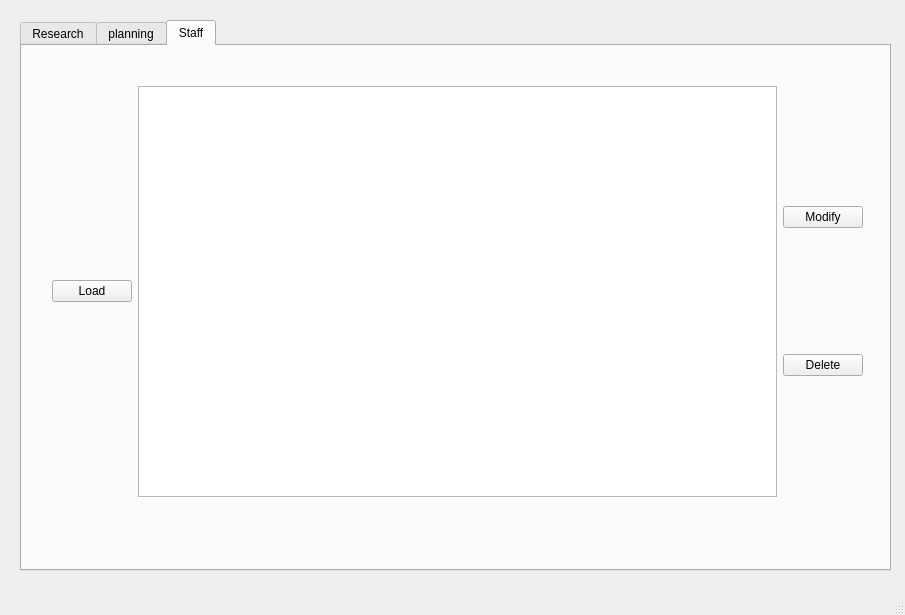
<?xml version="1.0" encoding="UTF-8"?>
<ui version="4.0">
 <class>MainWindow</class>
 <widget class="QMainWindow" name="MainWindow">
  <property name="geometry">
   <rect>
    <x>0</x>
    <y>0</y>
    <width>905</width>
    <height>615</height>
   </rect>
  </property>
  <property name="windowTitle">
   <string>MainWindow</string>
  </property>
  <widget class="QWidget" name="centralwidget">
   <widget class="QWidget" name="gridLayoutWidget">
    <property name="geometry">
     <rect>
      <x>20</x>
      <y>20</y>
      <width>871</width>
      <height>551</height>
     </rect>
    </property>
    <layout class="QGridLayout" name="gridLayout">
     <item row="0" column="0">
      <widget class="QTabWidget" name="tabW_Personnel">
       <property name="currentIndex">
        <number>2</number>
       </property>
       <widget class="QWidget" name="Research">
        <attribute name="title">
         <string>Research</string>
        </attribute>
        <widget class="QWidget" name="horizontalLayoutWidget">
         <property name="geometry">
          <rect>
           <x>110</x>
           <y>40</y>
           <width>511</width>
           <height>41</height>
          </rect>
         </property>
         <layout class="QHBoxLayout" name="horizontalLayout">
          <item>
           <widget class="QLineEdit" name="LE_Firstname">
            <property name="text">
             <string/>
            </property>
           </widget>
          </item>
          <item>
           <widget class="QLineEdit" name="LE_Lastname">
            <property name="text">
             <string/>
            </property>
           </widget>
          </item>
          <item>
           <widget class="QLineEdit" name="LE_ID">
            <property name="text">
             <string/>
            </property>
           </widget>
          </item>
          <item>
           <widget class="QPushButton" name="Btn_ResearchBy">
            <property name="text">
             <string>Research</string>
            </property>
           </widget>
          </item>
         </layout>
        </widget>
        <widget class="QWidget" name="horizontalLayoutWidget_2">
         <property name="geometry">
          <rect>
           <x>160</x>
           <y>90</y>
           <width>317</width>
           <height>31</height>
          </rect>
         </property>
         <layout class="QHBoxLayout" name="horizontalLayout_2">
          <item>
           <widget class="QLabel" name="LabelFrom">
            <property name="text">
             <string>from</string>
            </property>
           </widget>
          </item>
          <item>
           <widget class="QDateEdit" name="dateBeginning">
            <property name="displayFormat">
             <string>yyyy-MM-dd</string>
            </property>
           </widget>
          </item>
          <item>
           <widget class="QLabel" name="labelTo">
            <property name="text">
             <string>to</string>
            </property>
           </widget>
          </item>
          <item>
           <widget class="QDateEdit" name="dateEnd">
            <property name="displayFormat">
             <string notr="true">yyyy-MM-dd</string>
            </property>
           </widget>
          </item>
         </layout>
        </widget>
        <widget class="QTableView" name="tableView">
         <property name="geometry">
          <rect>
           <x>30</x>
           <y>140</y>
           <width>651</width>
           <height>321</height>
          </rect>
         </property>
        </widget>
        <widget class="QPushButton" name="Btn_Load">
         <property name="geometry">
          <rect>
           <x>310</x>
           <y>470</y>
           <width>93</width>
           <height>28</height>
          </rect>
         </property>
         <property name="text">
          <string>LOAD</string>
         </property>
        </widget>
        <widget class="QWidget" name="verticalLayoutWidget">
         <property name="geometry">
          <rect>
           <x>700</x>
           <y>100</y>
           <width>101</width>
           <height>191</height>
          </rect>
         </property>
         <layout class="QVBoxLayout" name="verticalLayout">
          <item>
           <widget class="QPushButton" name="BtnModifyClient">
            <property name="text">
             <string>modify</string>
            </property>
           </widget>
          </item>
          <item>
           <widget class="QPushButton" name="BtnDeleteClient">
            <property name="text">
             <string>delete</string>
            </property>
           </widget>
          </item>
         </layout>
        </widget>
        <widget class="QWidget" name="horizontalLayoutWidget_3">
         <property name="geometry">
          <rect>
           <x>110</x>
           <y>10</y>
           <width>411</width>
           <height>31</height>
          </rect>
         </property>
         <layout class="QHBoxLayout" name="horizontalLayout_3">
          <item>
           <widget class="QLabel" name="labelFirstname">
            <property name="text">
             <string>Firstname</string>
            </property>
           </widget>
          </item>
          <item>
           <widget class="QLabel" name="labelLastname">
            <property name="text">
             <string>Lastname</string>
            </property>
           </widget>
          </item>
          <item>
           <widget class="QLabel" name="labelId">
            <property name="text">
             <string>id</string>
            </property>
           </widget>
          </item>
         </layout>
        </widget>
       </widget>
       <widget class="QWidget" name="planning">
        <attribute name="title">
         <string>planning</string>
        </attribute>
        <widget class="QWidget" name="gridLayoutWidget_3">
         <property name="geometry">
          <rect>
           <x>30</x>
           <y>30</y>
           <width>771</width>
           <height>371</height>
          </rect>
         </property>
         <layout class="QGridLayout" name="gridLayout_3">
          <item row="0" column="0">
           <widget class="QTableView" name="TABV_Planning"/>
          </item>

         </layout>
        </widget>
        <widget class="QWidget" name="horizontalLayoutWidget_5">
         <property name="geometry">
          <rect>
           <x>70</x>
           <y>410</y>
           <width>701</width>
           <height>81</height>
          </rect>
         </property>
         <layout class="QHBoxLayout" name="horizontalLayout_5">
          <item>
           <widget class="QDateEdit" name="DE_PlanningDate"/>
          </item>
          <item>
           <widget class="QPushButton" name="btnPlanning">
            <property name="text">
             <string>Planning</string>
            </property>
           </widget>
          </item>
         </layout>
        </widget>
       </widget>
       <widget class="QWidget" name="tab">
        <attribute name="title">
         <string>Staff</string>
        </attribute>
        <widget class="QWidget" name="horizontalLayoutWidget_4">
         <property name="geometry">
          <rect>
           <x>30</x>
           <y>40</y>
           <width>811</width>
           <height>411</height>
          </rect>
         </property>
         <layout class="QHBoxLayout" name="horizontalLayout_4">
          <item>
           <widget class="QPushButton" name="BTN_LoadPersonnel">
            <property name="text">
             <string>Load</string>
            </property>
           </widget>
          </item>
          <item>
           <widget class="QTreeView" name="treeView"/>
          </item>
          <item>
           <layout class="QVBoxLayout" name="verticalLayout_3">
            <item>
             <widget class="QPushButton" name="BtnModifyStaff">
              <property name="text">
               <string>Modify</string>
              </property>
             </widget>
            </item>
            <item>
             <widget class="QPushButton" name="BtnDeleteStaff">
              <property name="text">
               <string>Delete</string>
              </property>
             </widget>
            </item>
           </layout>
          </item>
         </layout>
        </widget>
       </widget>
      </widget>
     </item>
    </layout>
   </widget>
  </widget>
  <widget class="QMenuBar" name="menubar">
   <property name="geometry">
    <rect>
     <x>0</x>
     <y>0</y>
     <width>905</width>
     <height>26</height>
    </rect>
   </property>
   <property name="defaultUp">
    <bool>false</bool>
   </property>
   <property name="nativeMenuBar">
    <bool>false</bool>
   </property>
  </widget>
  <widget class="QStatusBar" name="statusbar"/>
 </widget>
 <resources/>
 <connections/>
</ui>
